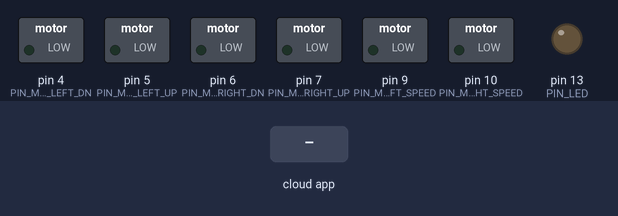
A sketch run on a simulated Arduino Uno, built with avr-gcc and run on an emulated ATmega328P. Parts: switched loads named in the sketch (green lamp = pin HIGH), output pins drawn as LEDs (lit = HIGH). The inputs (shaded band) are chosen by the test bench. The RemoteXY app is connected.

Above: at 1.2 s.
1.3 s: the phone or cloud app sets joystick_1_x to -100
At 2.4 s:
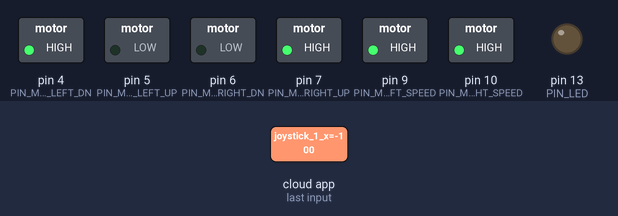
2.8 s: the phone or cloud app sets joystick_1_y to -100
At 3.6 s:
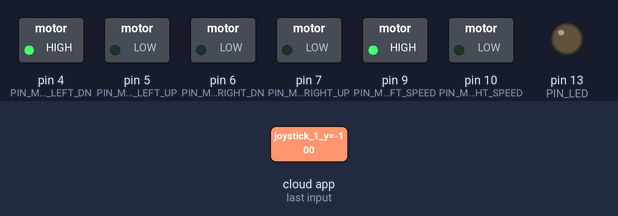
4.3 s: the phone or cloud app sets switch_1 to 1
At 4.7 s:
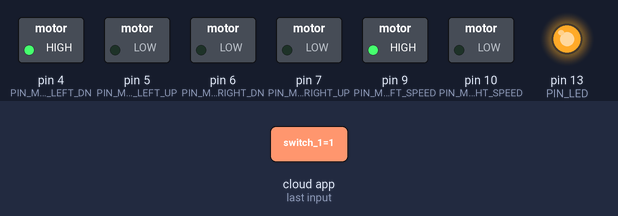
5.8 s: the phone or cloud app sets joystick_1_x to 0
At 7.0 s:
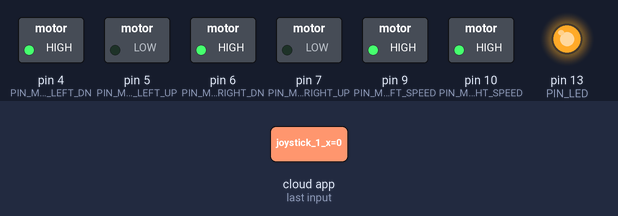
7.3 s: the phone or cloud app sets joystick_1_y to 0
At 8.1 s:
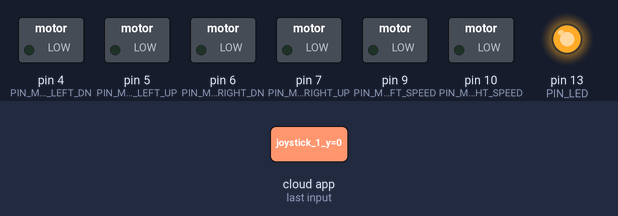
8.8 s: the phone or cloud app sets joystick_1_x to 100
At 9.3 s:
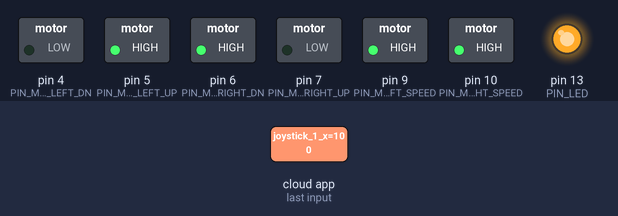
Timing chart, 0 to 11.3 s (numbered marks = the images above; inputs shaded):
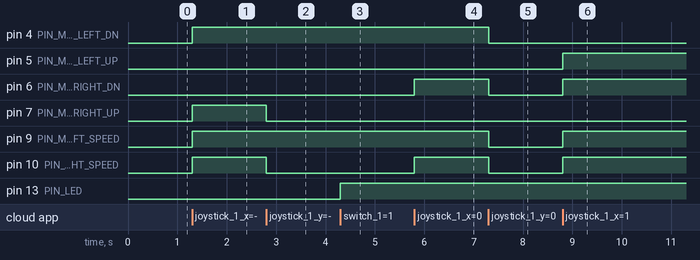

Measured:
- after the input at 1.3 s, pin 4 (PIN_MOTOR_LEFT_DN), pin 7 (PIN_MOTOR_RIGHT_UP), pin 9 (PIN_MOTOR_LEFT_SPEED), pin 10 (PIN_MOTOR_RIGHT_SPEED): LOW → HIGH at once
- after the input at 2.8 s, pin 7 (PIN_MOTOR_RIGHT_UP), pin 10 (PIN_MOTOR_RIGHT_SPEED): HIGH → LOW at once
- after the input at 4.3 s, pin 13 (PIN_LED): LOW → HIGH at once
- after the input at 5.8 s, pin 6 (PIN_MOTOR_RIGHT_DN), pin 10 (PIN_MOTOR_RIGHT_SPEED): LOW → HIGH at once
- after the input at 7.3 s, pin 4 (PIN_MOTOR_LEFT_DN), pin 6 (PIN_MOTOR_RIGHT_DN), pin 9 (PIN_MOTOR_LEFT_SPEED), pin 10 (PIN_MOTOR_RIGHT_SPEED): HIGH → LOW at once
- after the input at 8.8 s, pin 5 (PIN_MOTOR_LEFT_UP), pin 6 (PIN_MOTOR_RIGHT_DN), pin 9 (PIN_MOTOR_LEFT_SPEED), pin 10 (PIN_MOTOR_RIGHT_SPEED): LOW → HIGH at once

The sketch:

remoteXYjoystick1.ino
```cpp
/////////////////////////////////////////////
//        RemoteXY include library         //
/////////////////////////////////////////////

/* RemoteXY select connection mode and include library */
#define REMOTEXY_MODE__SOFTWARESERIAL
#include <SoftwareSerial.h>
#include <RemoteXY.h>

/* RemoteXY connection settings */
#define REMOTEXY_SERIAL_RX 2
#define REMOTEXY_SERIAL_TX 3
#define REMOTEXY_SERIAL_SPEED 9600

/* RemoteXY configurate  */
unsigned char RemoteXY_CONF[] =
  { 3,0,23,0,1,5,5,15,41,11
  ,43,43,1,2,0,6,5,27,11,5
  ,79,78,0,79,70,70,0 };

/* this structure defines all the variables of your control interface */
struct {

    /* input variable */
  signed char joystick_1_x; /* =-100..100 x-coordinate joystick position */
  signed char joystick_1_y; /* =-100..100 y-coordinate joystick position */
  unsigned char switch_1; /* =1 if switch ON and =0 if OFF */

    /* other variable */
  unsigned char connect_flag;  /* =1 if wire connected, else =0 */

} RemoteXY;

/////////////////////////////////////////////
//           END RemoteXY include          //
/////////////////////////////////////////////
/* defined the right motor control pins */
#define PIN_MOTOR_RIGHT_UP 7
#define PIN_MOTOR_RIGHT_DN 6
#define PIN_MOTOR_RIGHT_SPEED 10

/* defined the left motor control pins */
#define PIN_MOTOR_LEFT_UP 5
#define PIN_MOTOR_LEFT_DN 4
#define PIN_MOTOR_LEFT_SPEED 9

/* defined the LED pin */
#define PIN_LED 13


/* defined two arrays with a list of pins for each motor */
unsigned char RightMotor[3] =
  {PIN_MOTOR_RIGHT_UP, PIN_MOTOR_RIGHT_DN, PIN_MOTOR_RIGHT_SPEED};
unsigned char LeftMotor[3] =
  {PIN_MOTOR_LEFT_UP, PIN_MOTOR_LEFT_DN, PIN_MOTOR_LEFT_SPEED};

/*
   speed control of the motor
   motor - pointer to an array of pins
   v - motor speed can be set from -100 to 100
*/
void Wheel (unsigned char * motor, int v)
{
  if (v>100) v=100;
  if (v<-100) v=-100;
  if (v>0) {
    digitalWrite(motor[0], HIGH);
    digitalWrite(motor[1], LOW);
    analogWrite(motor[2], v*2.55);
  }
  else if (v<0) {
    digitalWrite(motor[0], LOW);
    digitalWrite(motor[1], HIGH);
    analogWrite(motor[2], (-v)*2.55);
  }
  else {
    digitalWrite(motor[0], LOW);
    digitalWrite(motor[1], LOW);
    analogWrite(motor[2], 0);
  }
}

void setup()
{
  /* initialization pins */
  pinMode (PIN_MOTOR_RIGHT_UP, OUTPUT);
  pinMode (PIN_MOTOR_RIGHT_DN, OUTPUT);
  pinMode (PIN_MOTOR_LEFT_UP, OUTPUT);
  pinMode (PIN_MOTOR_LEFT_DN, OUTPUT);
  pinMode (PIN_LED, OUTPUT);

  /* initialization module RemoteXY */
  RemoteXY_Init ();

}

void loop()
{
  /* event handler module RemoteXY */
  RemoteXY_Handler ();

  /* manage LED pin */
  digitalWrite (PIN_LED, (RemoteXY.switch_1==0)?LOW:HIGH);

  /* manage the right motor */
  Wheel (RightMotor, RemoteXY.joystick_1_y - RemoteXY.joystick_1_x);
  /* manage the left motor */
  Wheel (LeftMotor, RemoteXY.joystick_1_y + RemoteXY.joystick_1_x);
}
```
